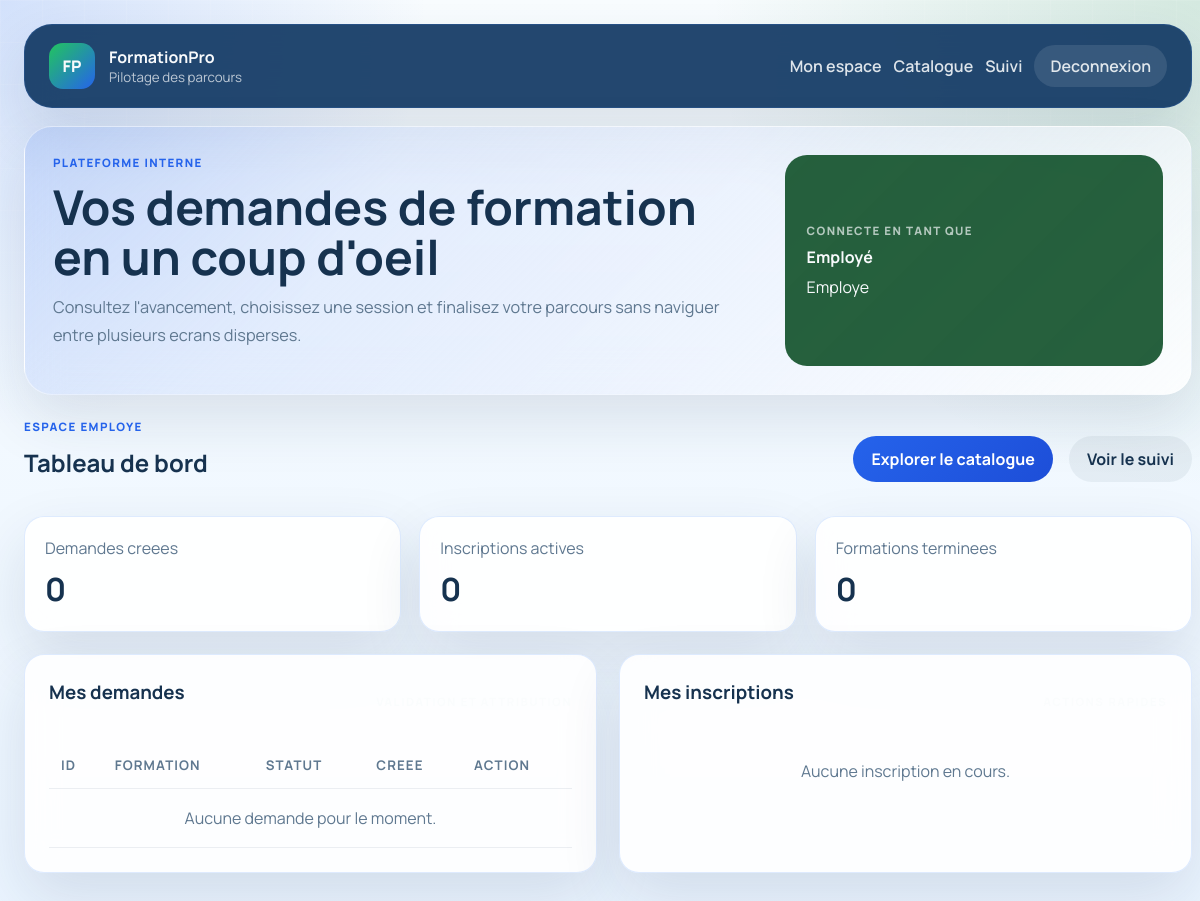
/employee/dashboard (signed in), run on an earlier commit of the app's database.
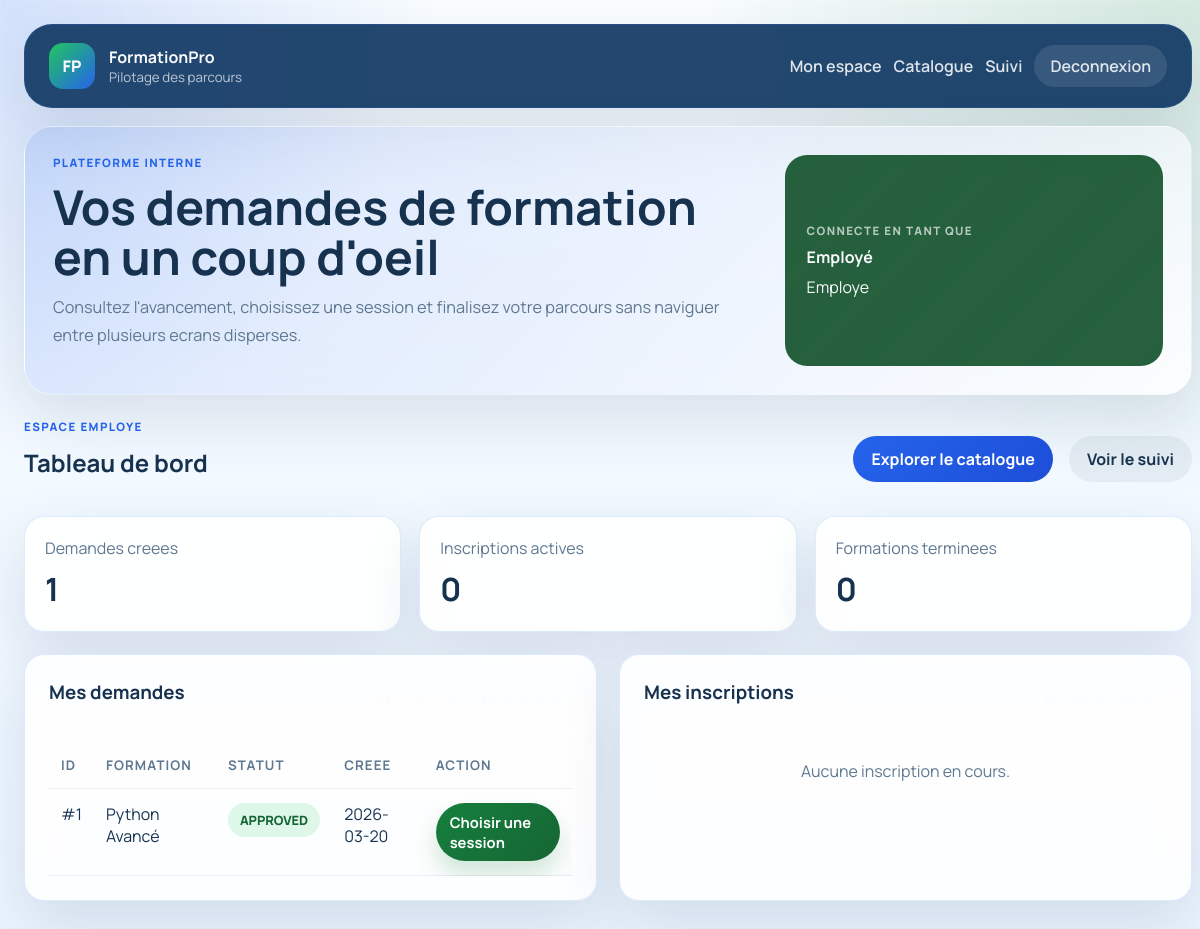
And on a later commit of the database.
### app/models/request.py (models this page shows)
class TrainingRequest(db.Model):
    __tablename__ = "training_requests"
    id = db.Column(db.Integer, primary_key=True)
    employee_id = db.Column(db.Integer, db.ForeignKey("users.id"), nullable=False)
    training_id = db.Column(db.Integer, db.ForeignKey("trainings.id"), nullable=True)
    statut = db.Column(db.String(20), nullable=False, default="PENDING")
    date_creation = db.Column(db.DateTime, default=datetime.utcnow)
    employee = db.relationship("User", back_populates="training_requests")
    training = db.relationship("Training", back_populates="requests")
    enrollment = db.relationship("Enrollment", back_populates="request", uselist=False, cascade="all, delete-orphan")

### app/models/training.py (models this page shows)
class Training(db.Model):
    __tablename__ = "trainings"
    id = db.Column(db.Integer, primary_key=True)
    titre = db.Column(db.String(200), nullable=False)
    description = db.Column(db.Text, nullable=False)
    organisme = db.Column(db.String(200), nullable=False)
    sessions = db.relationship("Session", back_populates="training", cascade="all, delete-orphan")
    feedbacks = db.relationship("Feedback", back_populates="training", cascade="all, delete-orphan")
    invoices = db.relationship("Invoice", back_populates="training", cascade="all, delete-orphan")
    requests = db.relationship("TrainingRequest", back_populates="training")

### app/routes/employee.py (the view)
@employee_bp.route("/dashboard")
@login_required
@role_required("EMPLOYEE")
def dashboard():
    requests = TrainingRequest.query.filter_by(employee_id=current_user.id).all()
    enrollments = Enrollment.query.join(TrainingRequest).filter(TrainingRequest.employee_id == current_user.id).all()
    return render_template("dashboard.html", requests=requests, enrollments=enrollments)

### app/models/user.py (called while the page is built)
@login_manager.user_loader
def load_user(user_id):
    return User.query.get(int(user_id))

### app/utils/security.py (called while the page is built)
def role_required(role):
    def decorator(fn):
        @wraps(fn)
        def wrapper(*args, **kwargs):
            if not current_user.is_authenticated or current_user.role != role:
                abort(403)
            return fn(*args, **kwargs)
        return wrapper
    return decorator

### app/templates/dashboard.html (shortened to what the changed rows need)
{% extends 'base.html' %}
{% block hero_title %}Vos demandes de formation en un coup d'oeil{% endblock %}
{% block content %}
<section class="section-head reveal-on-load">
    <div>
        <h2>Tableau de bord</h2>
    </div>
</section>
<section class="stats-grid reveal-on-load">
    <article class="stat-card">
        <span>Demandes creees</span>
        <strong>{{ requests|length }}</strong>
    </article>
</section>
<div class="content-grid two-columns">
    <section class="panel reveal-on-load">
        <div class="table-wrap">
            <table>
                <tr><th>ID</th><th>Formation</th><th>Statut</th><th>Creee</th><th>Action</th></tr>
                {% for req in requests %}
                <tr>
                    <td>#{{ req.id }}</td>
                    <td>{{ req.training.titre if req.training else 'A definir' }}</td>
                    <td><span class="badge badge-{{ req.statut|lower }}">{{ req.statut }}</span></td>
                    <td>{{ req.date_creation.strftime('%Y-%m-%d') }}</td>
                    <td>
                        {% if req.statut == 'APPROVED' and not req.enrollment %}
                        <a class="btn btn-primary btn-sm" href="{{ url_for('employee.choisir_session', request_id=req.id) }}">Choisir une session</a>
                        {% else %}
                        <span class="muted">Aucune action</span>
                        {% endif %}
                    </td>
                </tr>
                {% else %}
                <tr>
                    <td colspan="5" class="empty-state">Aucune demande pour le moment.</td>
                </tr>
                {% endfor %}
            </table>
        </div>
    </section>
</div>
{% endblock %}

What changed in the data, as far as the page shows it:
added TrainingRequest: id "1", training "Python Avancé", statut "APPROVED", date_creation "2026-03-20"
Also different on the page:
{{ requests|length }}: "0" → "1"
text no longer shown: "Aucune demande pour le moment."
